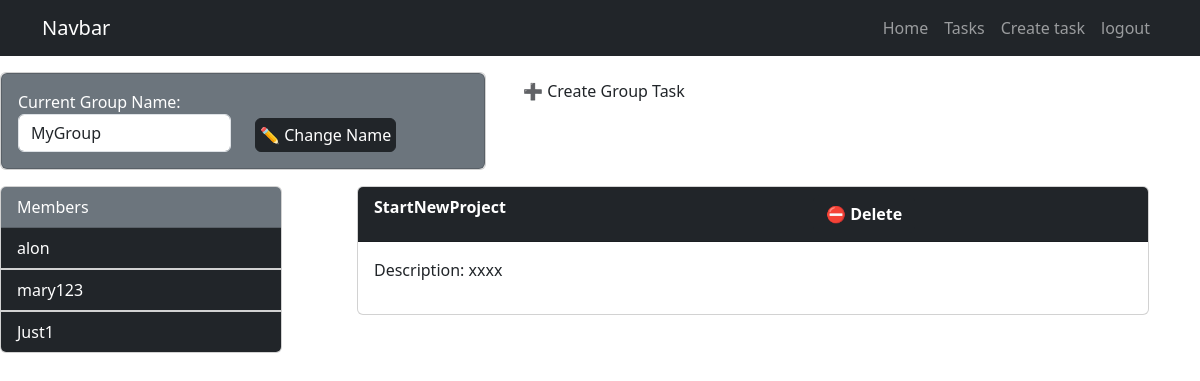
The app's page /tasks/manage/group/121/modify (signed in) with its own data.
### tasks/models.py (models this page shows, shortened)
class GroupUsers(models.Model):
    name = models.CharField(max_length=128)
    members = models.ManyToManyField(User, through="GroupMembers")

class GroupMembers(models.Model):
    person = models.ForeignKey(User, on_delete=models.CASCADE)
    group = models.ForeignKey(GroupUsers, on_delete=models.CASCADE, related_name='group_members')
    date_joined = models.DateTimeField(auto_now_add=True)
    charge = models.CharField(max_length=64, null=True)

class TaskGroup(models.Model):
    title = models.CharField(max_length=100)
    description = models.TextField(blank=True)
    created = models.DateTimeField(auto_now_add=True)
    datecompleted = models.DateTimeField(null=True, blank=True)
    coment= models.TextField(blank=True)
    group = models.ForeignKey(GroupUsers, on_delete=models.CASCADE, related_name='task_groups')

### tasks/views.py (the view)
# urls.py: path('tasks/manage/group/<int:group_id>/modify',views.modifyGroup, name="modifyGroup"),
@login_required
def modifyGroup(request, group_id):
    if request.method == 'GET':
        user= User.objects.get(username=request.user.username)
        group = get_object_or_404(GroupUsers , pk= group_id)
        members = GroupMembers.objects.filter(group=group_id)
        tasks = TaskGroup.objects.filter(group=group_id)
        form = GroupForm(instance=group)
        return render (request, 'group_detail.html' , {'form':form , 'members':members,
        'tasks':tasks, 'group':group_id, 'cgroup':group, 'user':user})
    else:
        group = get_object_or_404(GroupUsers,pk= group_id)
        form= GroupForm(request.POST, instance=group)
        form.save()
        return redirect('managegroup')

### tasks/forms.py
class GroupForm(forms.ModelForm):
    class Meta:
        model = GroupUsers
        fields = ['name']
        widgets = {
            'name': forms.TextInput(attrs={'class': 'form-control','placeholder':'Enter name of group'}),
        }

### tasks/templates/group_detail.html (shortened to what this page needs)
{% extends 'base.html' %}
{% block content %}
    <div class="row mt-3 justify-content between">
        <div class="col-5">
            <div class="card">
                <div class="card card-body text-white bg-secondary">
                    <form method="POST">
                        <div class="row align-items-end">
                            <div class="col">
                                <label for="id_name">Current Group Name:</label>
                                <input type="text" name="name" value="{{cgroup.name}}" class="form-control" placeholder="Enter name of group" maxlength="128" required="" id="id_name">
                            </div>
                            <div class="col">
                                <button class="btn btn-dark p-1"> ✏️ Change Name </button>
                            </div>
                        </div>
                    </form>
                </div>
            </div>
        </div>
        <div class="col-5">
            <button class="btn">
                <a class="text-decoration-none py-1 text-dark" href="{% url 'createGroupTask' group %}">➕ Create Group Task </a>
            </button>
        </div>
    </div>
    <div class="row mt-3 justify-content-between">
        <div class="col-3">
            <div class="card">
                <div class="card-header bg-secondary text-white">Members</div>
                {% for x in members %}
                <ul class="list-group list-group-flush">
                    <li class="list-group-item bg-dark text-white">{{x.person.username}}</li>
                </ul>
                {% endfor %}
            </div>
        </div>
        <div class="col-8 mx-auto">
            <div class="row">
        {% for x in tasks %}
                <div class="col-12 mb-3">
                    <div class="card">
                        <div class="card-header bg-dark">
                            <div class="row">
                                <div class="col">
                                    <a class="text-decoration-none text-white" href="{% url 'groupTaskDetail' x.id %}">
                                        <strong> {{x.title}}</strong>
                                    </a>
                                </div>
                                <div class="col">
                                    <form action="{% url 'groupTaskDelete' x.id %}" method="POST">
                                        <button class="btn btn-dark text-decoration-none mx-5 text-white"><strong> ⛔ Delete</strong></button>
                                    </form>
                                </div>
                            </div>
                        </div>
                        <div class="card-body">
                            <p class="card-text">Description:  {{x.description}}</p>
                        </div>
                    </div>
                </div>
        {% endfor %}
            </div>
        </div>
    </div>
{% endblock %}

### records on screen
GroupUsers: name "MyGroup"
GroupMembers: person.username "alon"
GroupMembers: person.username "mary123"
GroupMembers: person.username "Just1"
TaskGroup: title "StartNewProject", description "xxxx"
